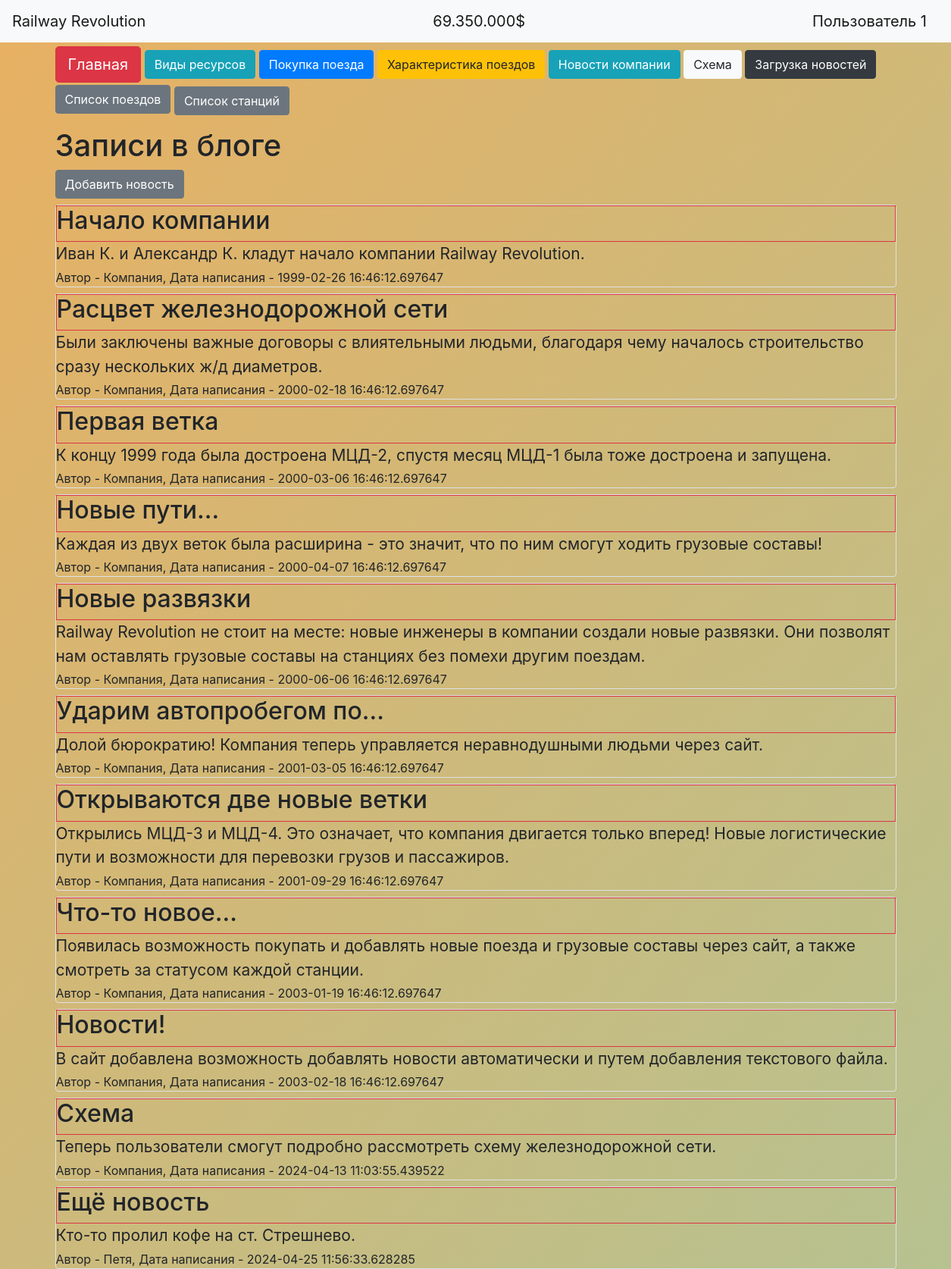
Screenshot of /news (signed in) with the database file from the repository.
### data/users.py (models this page shows, shortened)
class User(SqlAlchemyBase, UserMixin, SerializerMixin):
    __tablename__ = 'users'
    id = sqlalchemy.Column(sqlalchemy.Integer,
                           primary_key=True, autoincrement=True)
    name = sqlalchemy.Column(sqlalchemy.String, nullable=True)
    about = sqlalchemy.Column(sqlalchemy.String, nullable=True)
    email = sqlalchemy.Column(sqlalchemy.String,
                              index=True, unique=True, nullable=True)
    hashed_password = sqlalchemy.Column(sqlalchemy.String, nullable=True)
    created_date = sqlalchemy.Column(sqlalchemy.DateTime,
                                     default=datetime.datetime.now)
    news = orm.relationship("News", back_populates='user')

### data/news.py (models this page shows)
class News(SqlAlchemyBase, SerializerMixin):
    __tablename__ = 'news'
    id = sqlalchemy.Column(sqlalchemy.Integer,
                           primary_key=True, autoincrement=True)
    title = sqlalchemy.Column(sqlalchemy.String, nullable=True)
    content = sqlalchemy.Column(sqlalchemy.String, nullable=True)
    created_date = sqlalchemy.Column(sqlalchemy.DateTime,
                                     default=datetime.datetime.now)
    is_private = sqlalchemy.Column(sqlalchemy.Boolean, default=True)
    user_id = sqlalchemy.Column(sqlalchemy.Integer,
                                sqlalchemy.ForeignKey("users.id"))
    user = orm.relationship('User')

### main.py (the view)
@app.route("/news")
def news():
    db_sess = db_session.create_session()
    if current_user.is_authenticated:
        news = db_sess.query(News).filter((News.user == current_user) | (News.is_private == 0))
    else:
        news = db_sess.query(News).filter(News.is_private != 1)
    return render_template("news.html", **CONST_PARAMS, news=news, title='Новости')

### data/db_session.py (called while the page is built)
def create_session() -> Session:
    global __factory
    return __factory()

### main.py (called while the page is built)
@app.route
@login_manager.user_loader
def load_user(user_id):
    db_sess = db_session.create_session()
    return db_sess.query(User).get(user_id)

### templates/news.html (shortened to what this page needs)
{% extends "base.html" %}
{% block content %}
<h1>Записи в блоге</h1>
{% if current_user.is_authenticated %}
<a href="/add_news" class="btn btn-secondary">Добавить новость</a>
{% endif %}
{% for item in news%}
<div class="col-md6 border rounded" style="margin-top: 8px;">
    <div class="border border-danger">
        <h2>{{item.title}}</h2>
    </div>
    <div style="font-size: 21px; padding-bottom: 3px;">
        {{item.content}}
    </div>
    <div>
        Автор - {{item.user.name}}, Дата написания - {{item.created_date}}
    </div>
</div>
{% endfor %}
{% endblock %}

### templates/base.html (shortened to what this page needs)
<!DOCTYPE html>
<html lang="en">
<head>
    <link rel="stylesheet" href="https://stackpath.bootstrapcdn.com/bootstrap/4.4.1/css/bootstrap.min.css"
>
    <link rel="stylesheet" type="text/css" href="/static/css/style.css"></link>
</head>
<body>
<header>
    <nav class="navbar navbar-light bg-light">
        <a class="navbar-brand" href="/">Railway Revolution</a>
        <a class="navbar-brand"> {{ money }} </a>
        {% if current_user.is_authenticated %}
        <a class="navbar-brand" href="/logout">{{ current_user.name }}</a>
        {% else %}
        <p>
            <a class="btn btn-primary " href="/register">Зарегистрироваться</a>
            <a class="btn btn-success" href="/login">Войти</a>
        </p>
        {% endif %}
    </nav>
</header>
<main role="main" class="container">
    <div id="shapka_div" style="margin-top: 5px;">
        <p>
            <a class="btn btn-danger btn-lg" href="/">Главная</a>
            <a class="btn btn-info" href="/resources">Виды ресурсов</a>
            <a class="btn btn-primary" href="/buying_train">Покупка поезда</a>
            <a class="btn btn-warning" href="/train_info">Характеристика поездов</a>
            <a class="btn btn-info" href="/news">Новости компании</a>
            <a class="btn btn-light" href="/scheme">Схема</a>
            <a class="btn btn-dark" href="/load_news_by_txt">Загрузка новостей</a>
            <a class="btn btn-secondary" href="/list_trains">Список поездов</a>
            <a class="btn btn-secondary" style="margin-top: 5px;" href="/list_stations">Список станций</a>
        </p>
    </div>
    {% block content %}{% endblock %}
</main>
</body>
</html>

### static/css/style.css (style rules this page uses)
h1 { font-size: 40px; }
#shapka_div { display: flex; justify-content: center; width: 1200px; }
body { background: linear-gradient(311deg, #fdcf83, #53e6ee, #e8b062); background-size: 600% 600%; -webkit-animation: AnimationName 30s ease infinite; -moz-animation: AnimationName 30s ease infinite; -o-animation: AnimationName 30s ease infinite; animation: AnimationName 30s ease infinite; }

### rows the page displays
User: name "Пользователь 1"
News: title "Начало компании", content "Иван К. и Александр К. кладут начало компании Railway Revolution.", user.name "Компания", created_date "1999-02-26 16:46:12.697647"
News: title "Расцвет железнодорожной сети", content "Были заключены важные договоры с влиятельными людьми, благодаря чему началось строительство сразу нескольких ж/д диаметров.", user.name "Компания", created_date "2000-02-18 16:46:12.697647"
News: title "Первая ветка", content "К концу 1999 года была достроена МЦД-2, спустя месяц МЦД-1 была тоже достроена и запущена.", user.name "Компания", created_date "2000-03-06 16:46:12.697647"
News: title "Новые пути...", content "Каждая из двух веток была расширина - это значит, что по ним смогут ходить грузовые составы!", user.name "Компания", created_date "2000-04-07 16:46:12.697647"
News: title "Новые развязки", content "Railway Revolution не стоит на месте: новые инженеры в компании создали новые развязки. Они позволят нам оставлять грузовые составы на станциях без помехи другим поездам.", user.name "Компания", created_date "2000-06-06 16:46:12.697647"
News: title "Ударим автопробегом по...", content "Долой бюрократию! Компания теперь управляется неравнодушными людьми через сайт.", user.name "Компания", created_date "2001-03-05 16:46:12.697647"
News: title "Открываются две новые ветки", content "Открылись МЦД-3 и МЦД-4. Это означает, что компания двигается только вперед! Новые логистические пути и возможности для перевозки грузов и пассажиров.", user.name "Компания", created_date "2001-09-29 16:46:12.697647"
News: title "Что-то новое...", content "Появилась возможность покупать и добавлять новые поезда и грузовые составы через сайт, а также смотреть за статусом каждой станции.", user.name "Компания", created_date "2003-01-19 16:46:12.697647"
News: title "Новости!", content "В сайт добавлена возможность добавлять новости автоматически и путем добавления текстового файла.", user.name "Компания", created_date "2003-02-18 16:46:12.697647"
News: title "Схема", content "Теперь пользователи смогут подробно рассмотреть схему железнодорожной сети.", user.name "Компания", created_date "2024-04-13 11:03:55.439522"
News: title "Ещё новость", content "Кто-то пролил кофе на ст. Стрешнево.", user.name "Петя", created_date "2024-04-25 11:56:33.628285"

### other values shown
{{ money }} "69.350.000$"
